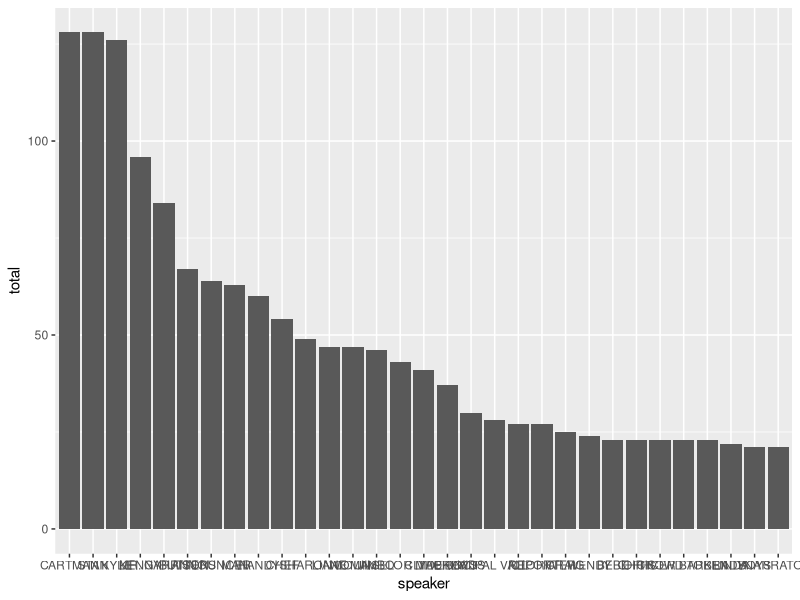
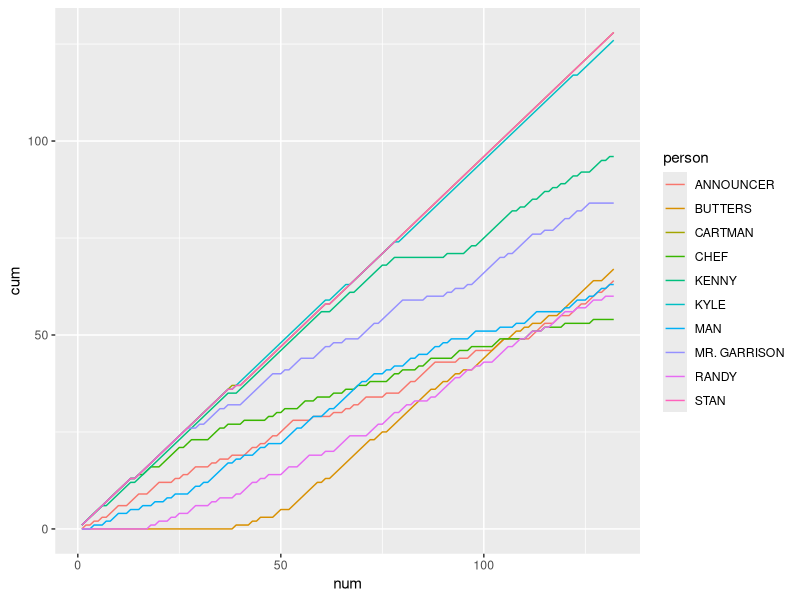

Write R code to recreate these figures, in order. (Note: this script raises an error after producing the figures.)
## exploring southpark data
######## questions: 
## who is in each episode?
## who talks the most?
## who swears the most?
## who says other people's names the most?
## what words are most frequent overall, by person and by episode?
## 
library(ggplot2)
setwd("/Users/kaylinwalker/R/textmining_southpark/")
ep <- read.csv("raw data/southpark_byepisode_scripts.csv", stringsAsFactors=FALSE)


## number of episodes each person is in
presence <- as.data.frame.matrix(table(ep$speaker, ep$episode))
# eliminate non-recurring characters (> 5 appearances)
presence$total <- rowSums(presence)
presence <- presence[presence$total > 20, ] # cuts 1808 down to 102
presence$speaker <- row.names(presence)
presence <- presence[order(-presence$total), ]
presence$speaker <- factor(presence$speaker, levels=presence$speaker)
ggplot(presence, aes(speaker, total)) + geom_bar(stat="identity")

presence2 <- as.data.frame.matrix(table(ep$episode,ep$speaker))
sums <- colSums(presence2)
presence2 <- presence2[, sums > 50]
cumulative <- NULL
for(column in seq_along(presence2)) { 
     person <- presence2[ , column]
     person <- data.frame(ep=row.names(presence2), present=person)
     person$num <- sapply(person$ep, function (x) as.numeric(strsplit(as.character(x), " ")[[1]][1]))
     person <- person[order(person$num), ]
     person$cum <- cumsum(person$present)
     item <- data.frame(num=person$num, present=person$present, cum=person$cum, person=colnames(presence2)[column])
     cumulative <- rbind(cumulative, item)
}
ggplot(cumulative, aes(num, cum)) + geom_line(aes(group=person, color=person))


# who talks the most per episode?
ep$text <- iconv(ep$text, "ISO-8859-1", "UTF-8")
ep$text <- tolower(ep$text)
ep$text <- gsub("[[:punct:]]", "", ep$text)

for(h in seq_along(ep[,1])){
     j <- strsplit(ep$text[h], " ")     
     ep$total[h] <- length(j[[1]])
     ep$unique[h] <- length(unique(j[[1]]))
}

recurring <- data.frame(table(ep$speaker))
recurring <- recurring[recurring$Freq > 20, ]
combine.others <- NULL
for(episode in unique(ep$episode)){
     sub <- ep[ep$episode==episode, ]
     total.words <- sum(sub$total)
     sub$share <- round(sub$total/total.words, 2)
     sub.top <- sub[sub$share >= 0.03 & sub$speaker %in% recurring$Var1, ]
     sub.other <- sub[sub$share < 0.03 | !(sub$speaker %in% recurring$Var1), ]
     sub.other <- sub.other[complete.cases(sub.other),]
     sub.other.text <- str_c(sub.other$text, collapse=" ")
     sub.other.text <- strsplit(sub.other.text, " ")
     total <- length(sub.other.text[[1]])
     unique <- length(unique(sub.other.text[[1]]))
     share <- round(total/total.words, 2)
     row <- data.frame(episode, speaker="ALL.OTHERS", total, unique, share)
     combine.others <- rbind(combine.others, sub.top[,c(1,2,4,5,6)], row)
}
combine.others <- combine.others[order(combine.others$episode, combine.others$share),]
table(combine.others$speaker)
ggplot(combine.others, aes(episode, share)) + geom_bar(stat="identity", aes(fill=speaker)) + theme_classic()

max <- NULL
for(episode in unique(combine.others$episode)) {
     subset <- combine.others[combine.others$episode==episode & combine.others$speaker!="ALL.OTHERS", ]
     max2 <- max(subset$share)
     keep <- subset[subset$share==max2, ]
     max <- rbind(max, keep)
}
table(max$speaker)

h <- aggregate(total ~ speaker, ep, mean)
j <- aggregate(unique ~ speaker, ep, mean)

epcount <- NULL
for(episode in unique(ep$episode)){
     sub <- ep[ep$episode==episode, ]
     sub <- sub[complete.cases(sub),]
     text <- str_c(sub$text, collapse=" ")
     texts <- strsplit(text, " ")
     total <- length(texts[[1]])
     unique <- length(unique(texts[[1]]))
     row <- data.frame(episode, total, unique)
     epcount <- rbind(epcount, row)
}
ggplot(epcount, aes(episode, unique)) + geom_line(group=1)
